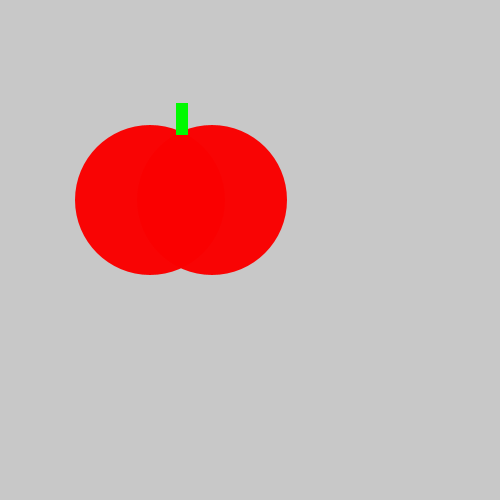
Frame 1 (no input)
Frame 60 (the mouse pressed at the canvas centre just before this capture): identical to frame 1, image omitted
Frame 120 (the mouse held since frame 60 and released just before this capture): identical to frame 1, image omitted

The Processing sketch that drew this single still picture (run headless with seeded random() and noise(); from frame 60 on, the mouse is pressed at the canvas centre):

// Processing sketch: tasty_tomato
// ── tasty_tomato.pde
void setup() {
    size(500, 500);
}
void draw() {
    background(200, 200, 200);
    noStroke();
    fill(250, 0, 0, 250);
    ellipse(150, 200, 150, 150);
    ellipse(212, 200, 150, 150);
    fill(0, 250, 0, 360);
    rect(176, 103, 12, 32);
}
